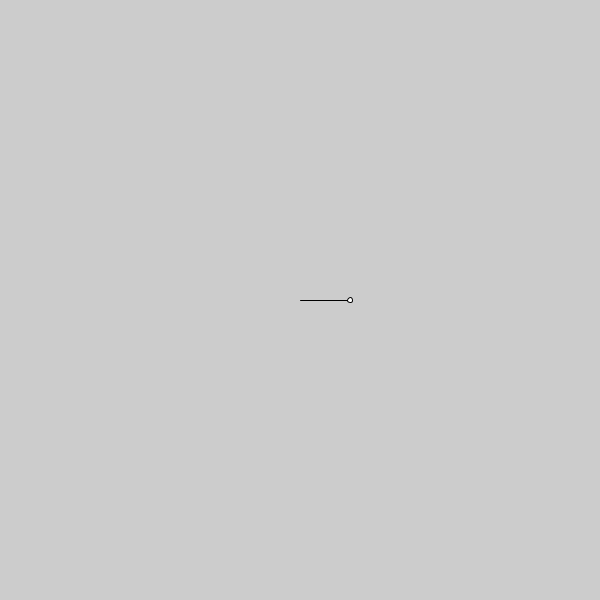
Frame 1 (no input)
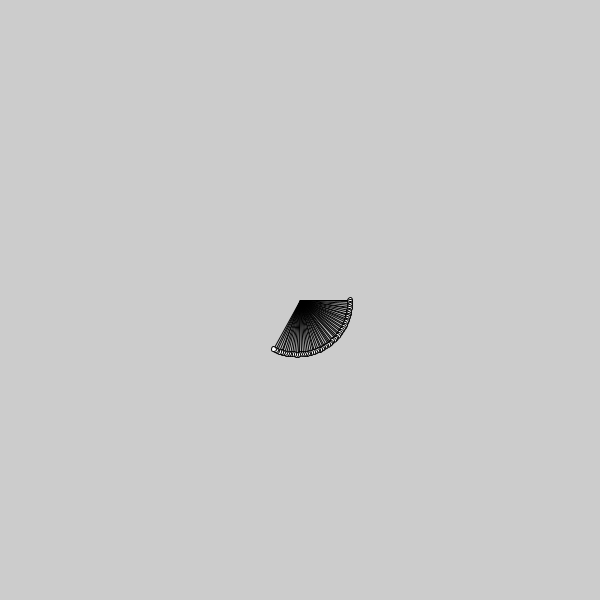
Frame 60 (the mouse pressed at the canvas centre just before this capture)
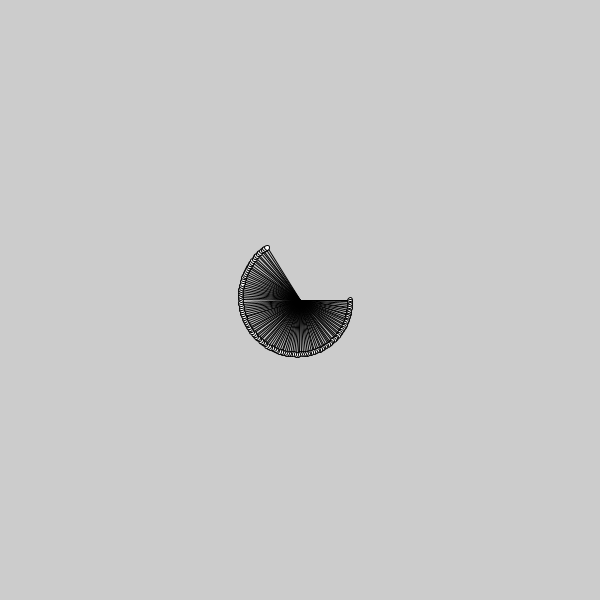
Frame 120 (the mouse held since frame 60 and released just before this capture)

The Processing sketch that drew these frames (run headless with seeded random() and noise(); from frame 60 on, the mouse is pressed at the canvas centre):

// Processing sketch: drawing_a_Spiral_with_sinCos
// ── drawing_a_Spiral_with_sinCos.pde
/*
A spiral is basically
a circle where the radius
is increasing all the time
as we draw it
*/

float inc; //we use this to increment our angle
float xPos;
float yPos;
float rad; // the radius of our circle (it will be increasing)

void setup(){
  size(600,600);
  smooth();
  inc = 0; //we start at angle 0, try other values
  rad = 50;
}

void draw(){
  translate(width/2, height/2);
  
  //every frame we determine the xPos and yPos by using sin and cos functions.
  //as default, sin and cos takes radians values.
  // sin and cos ALWAYS return numbers between -1 and 1.
  // we can multiply that -1 to 1 result by a radius
  xPos = cos(radians(inc)) * rad; // so now we get results between -radius and radius
  yPos = sin(radians(inc)) * rad;
  
  println(xPos);
  
  line (0,0,xPos, yPos);
  ellipse(xPos, yPos, 5, 5);
  
  //we increase both the radius and the angle
  //note how the angles used to draw remain the same all the time even though the radius is changing
  //play around with this values to alter the shape of the spiral
  inc += 2;
  rad += 0.1;

}
